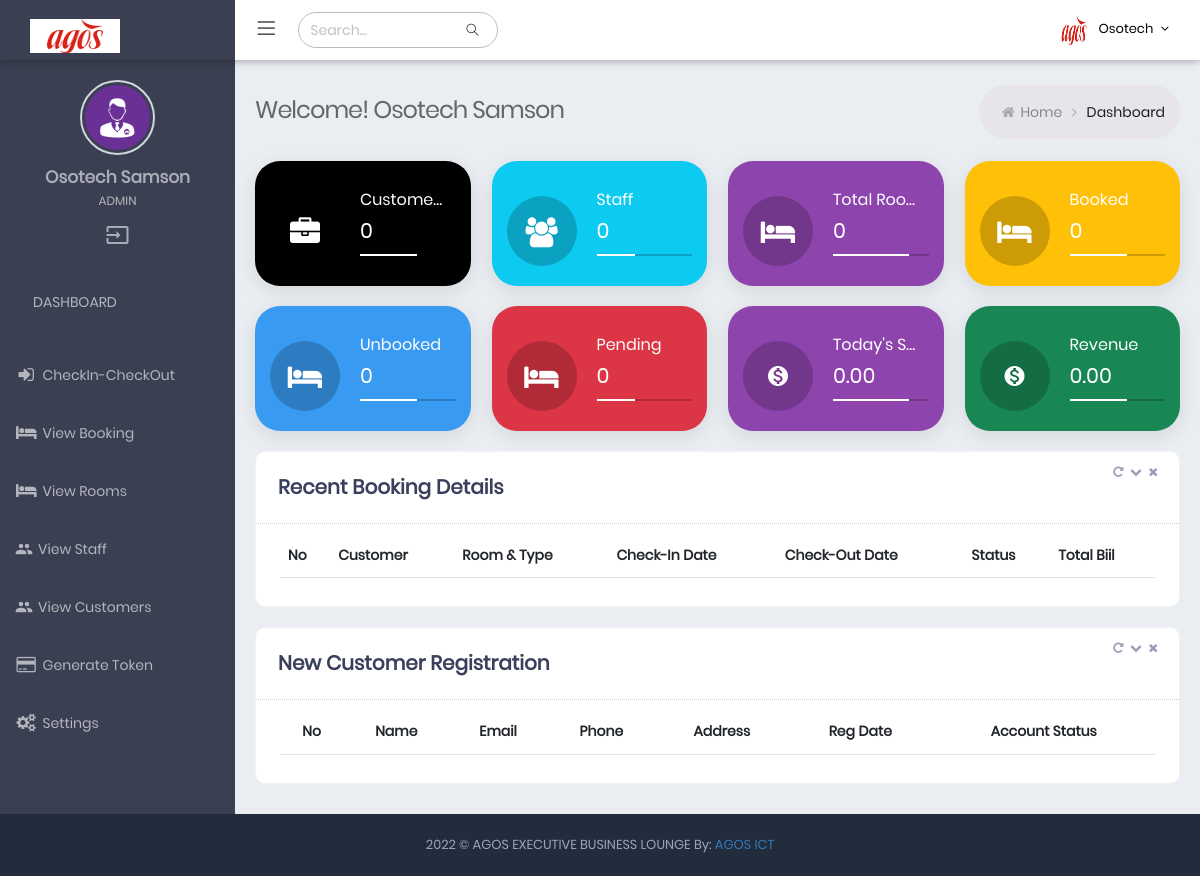
Screenshot of / (signed in) with the database file from the repository.
### tables this page shows
CREATE TABLE IF NOT EXISTS `tbl_settings` (
  `id` int(1) NOT NULL AUTO_INCREMENT,
  `company_name` varchar(255) DEFAULT NULL,
  `phone` varchar(255) DEFAULT NULL,
  `email` varchar(255) DEFAULT NULL,
  `address` text DEFAULT NULL,
  `country` varchar(255) DEFAULT NULL,
  `lga` varchar(255) DEFAULT NULL,
  `state` varchar(255) DEFAULT NULL,
  `favicon` varchar(255) DEFAULT NULL,
  `logo` varchar(255) DEFAULT NULL,
  `url` varchar(255) DEFAULT NULL,
  `owner` varchar(255) DEFAULT NULL,
  `founded_year` date DEFAULT NULL,
  `short_name` varchar(20) DEFAULT NULL,
  PRIMARY KEY (`id`)
);

CREATE TABLE IF NOT EXISTS `admin_tbl` (
  `id` int(11) NOT NULL AUTO_INCREMENT,
  `username` varchar(50) DEFAULT NULL,
  `email` varchar(255) DEFAULT NULL,
  `password` varchar(255) DEFAULT NULL,
  `fullname` varchar(255) DEFAULT NULL,
  `role_type` varchar(50) NOT NULL DEFAULT 'Admin',
  `status` tinyint(1) NOT NULL DEFAULT 0 COMMENT '0= not active, 1=active',
  `verified` tinyint(1) NOT NULL DEFAULT 0 COMMENT '0=not verified, 1= verified',
  `is_online` tinyint(1) NOT NULL DEFAULT 0 COMMENT '0=offline, 1=online',
  `created_at` date NOT NULL,
  PRIMARY KEY (`id`)
);

### index.php (the view, shortened to what the rows shown need)
<?php require_once "Helper/helper.php"; ?>
<!DOCTYPE html>
<html lang="en">
<head>
  <?php include_once("Inc/HeaderScript.php"); ?>
</head>
<body
  class="page-header-fixed sidemenu-closed-hidelogo page-content-white page-md header-white dark-sidebar-color logo-dark">
  <div class="page-wrapper">
    <?php include_once "Inc/Header.php" ?>
    <div class="page-container">
      <?php include_once "Inc/TopSidebar.php"; ?>
      <div class="page-content-wrapper">
        <div class="page-content">
          <div class="page-bar">
            <div class="page-title-breadcrumb">
              <div class=" pull-left">
                <div class="page-title">Welcome! <strong> <?php echo ucfirst($admin_data->fullname); ?></strong> </div>
              </div>
            </div>
          </div>
          <div class="row">
            <div class="col-md-12 col-sm-12">
              <div class="card  card-box">
                <div class="card-body ">
                  <div class="table-wrap">
                    <div class="table-responsive">
                      <table class="table display product-overview mb-30" id="support_table5">
                        <thead>
                          <tr>
                            <th>No</th>
                            <th>Customer</th>
                            <th>Room & Type</th>
                            <th>Check-In Date</th>
                            <th>Check-Out Date</th>
                            <th>Status</th>
                            <th>Total Biil</th>
                          </tr>
                        </thead>
                      </table>
                    </div>
                  </div>
                </div>
              </div>
            </div>
          </div>
          <div class="row">
            <div class="col-md-12 col-sm-12">
              <div class="card  card-box">
                <div class="card-body ">
                  <div class="table-wrap">
                    <div class="table-responsive">
                      <table class="table display product-overview mb-30 text-center" id="support_table5">
                        <thead>
                          <tr>
                            <th>No</th>
                            <th>Name</th>
                            <th>Email</th>
                            <th>Phone</th>
                            <th>Address</th>
                            <th>Reg Date</th>
                            <th>Account Status</th>
                          </tr>
                        </thead>
                      </table>
                    </div>
                  </div>
                </div>
              </div>
            </div>
          </div>
        </div>
      </div>
    </div>
    <?php include_once "Inc/Footer.php"; ?>
  </div>
</body>
</html>

### Inc/Header.php (shortened to what the rows shown need)
<div class="page-header navbar navbar-fixed-top">
  <div class="page-header-inner ">
    <div class="page-logo">
      <a href="./">
        <img alt="" class="logo-default img-fluid" width="100" height="50"
          src="image/<?php echo $app_data->logo == NULL || $app_data->logo == "" ? 'agos-logo.jpg' : $app_data->logo; ?>">
        <span class="logo-default"></span> </a>
    </div>
    <?php include_once "Inc/TopMenuBar.php"; ?>
  </div>
</div>

### Inc/TopMenuBar.php (shortened to what the rows shown need)
<div class="top-menu">
  <ul class="nav navbar-nav pull-right">
    <li class="dropdown dropdown-user">
      <a href="javascript:;" class="dropdown-toggle" data-bs-toggle="dropdown" data-hover="dropdown"
        data-close-others="true">
        <img alt="" class="img-circle" width="40" height="60"
          src="image/<?php echo $app_data->logo == NULL || $app_data->logo == "" ? 'agos-logo.jpg' : $app_data->logo; ?>" />
        <span class="username username-hide-on-mobile"> <?php echo ucfirst($admin_data->username); ?> </span>
        <i class="fa fa-angle-down"></i>
      </a>
    </li>
  </ul>
</div>

### Inc/TopSidebar.php (shortened to what the rows shown need)
<div class="sidebar-container">
  <div class="sidemenu-container navbar-collapse collapse fixed-menu">
    <div id="remove-scroll">
      <ul class="sidemenu page-header-fixed p-t-20" data-keep-expanded="false" data-auto-scroll="true"
        data-slide-speed="200">
        <li class="sidebar-user-panel">
          <div class="user-panel">
            <div class="profile-usertitle">
              <div class="sidebar-userpic-name"> <?php echo ucfirst($admin_data->fullname); ?> </div>
              <div class="profile-usertitle-job"> <?php echo strtoupper($admin_data->role_type); ?> </div>
            </div>
          </div>
        </li>
      </ul>
    </div>
  </div>
</div>

### Inc/Footer.php (shortened to what the rows shown need)
<div class="page-footer">
  <div class="page-footer-inner"> <?php echo date("Y") ?> &copy; <?php echo ucwords($app_data->company_name) ?> <span>
      By:</span>
    <a href="mailto:<?php echo ucwords($app_data->email) ?>" target="_top" class="makerCss">
      <?php echo strtoupper($app_data->short_name) ?>
    </a>
  </div>
</div>

### rows the page displays
tbl_settings: logo (picture), company_name "AGOS EXECUTIVE BUSINESS LOUNGE", short_name "AGOS ICT"
admin_tbl: username "Osotech", fullname "Osotech Samson", role_type "ADMIN"

### other values shown
$Customer->countAllCustomers() "0"
$Manager->countAllStaff() "0"
$Room->countAllRooms() "0"
$Room->countAllRoomsByStatus(1) "0"
$Room->countAllRoomsByStatus(0) "0"
$Room->countPendingBookings(1) "0"
$Room->getTodaysRevenue() "0.00"
$Room->getCurrentMonthRevenue() "0.00"
